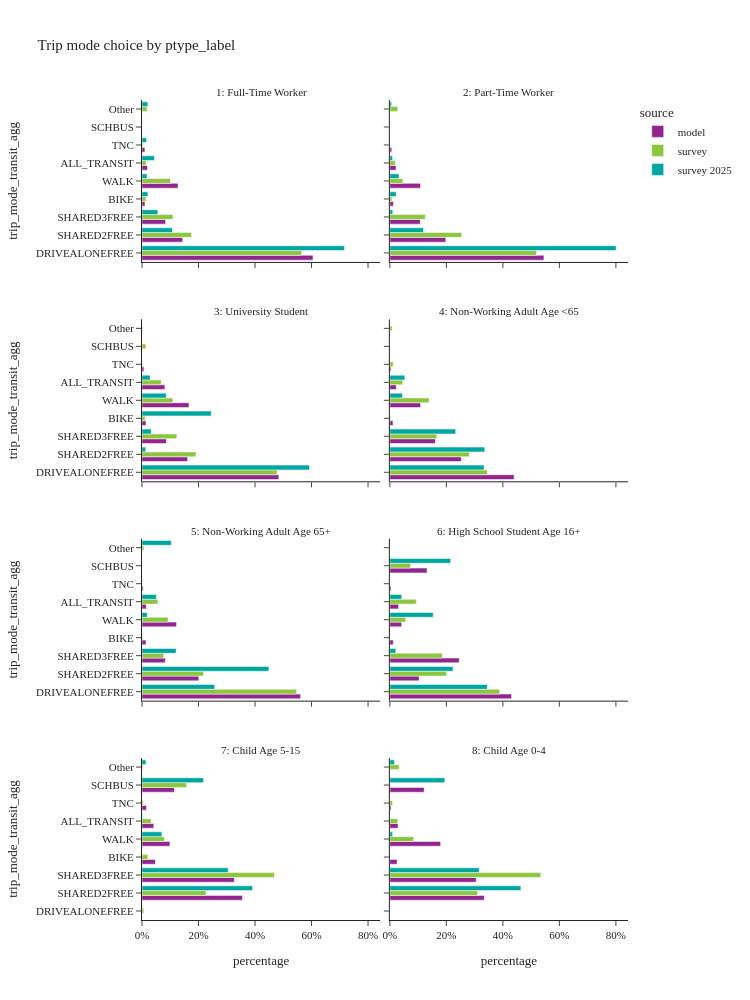
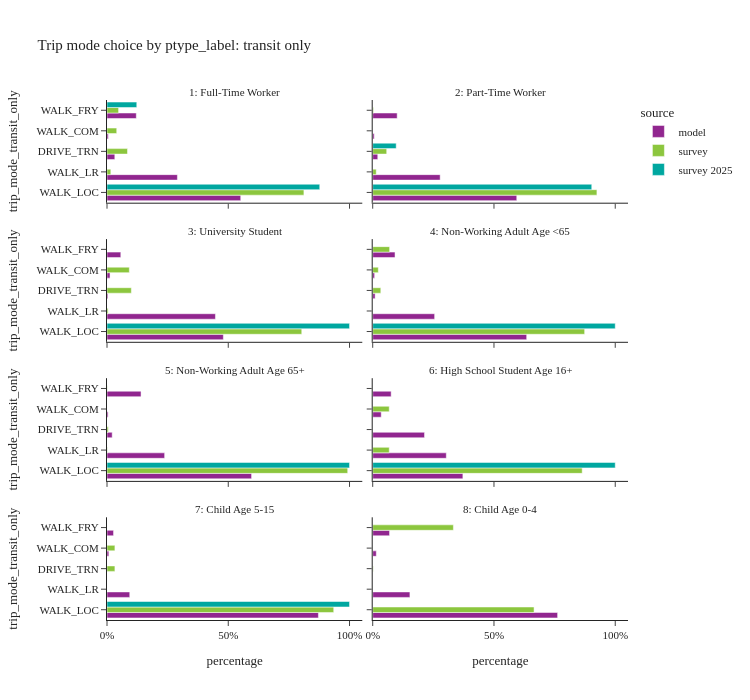

Source (notebook cell) for these figures, in order:
### Code cell
trip_mode_choice_seg(segment_col='ptype_label', facet_col_wrap=2, height=[1000, 700])

### Figure 1 — Plotly figure (JSON) as saved in the notebook; plotly's stock layout.template omitted (floating-point values rounded to 4 significant figures)
{"data": [{"alignmentgroup": "True", "customdata": [[3694602], [878438], [509273], [64086], [778575], [118509], [62594]], "hovertemplate": "source=model<br>ptype_label=1: Full-Time Worker<br>percentage=%{x}<br>trip_mode_transit_agg=%{y}<br>sample_size=%{customdata[0]}<extra></extra>", "legendgroup": "model", "marker": {"color": "#91268F", "pattern": {"shape": ""}}, "name": "model", "offsetgroup": "model", "orientation": "h", "showlegend": true, "textposition": "auto", "type": "bar", "x": [0.6051, 0.1439, 0.0834, 0.0105, 0.1275, 0.01941, 0.01025], "xaxis": "x7", "y": ["DRIVEALONEFREE", "SHARED2FREE", "SHARED3FREE", "BIKE", "WALK", "ALL_TRANSIT", "TNC"], "yaxis": "y7"}, {"alignmentgroup": "True", "customdata": [[703387], [255166], [138689], [15969], [139959], [28025], [8721]], "hovertemplate": "source=model<br>ptype_label=2: Part-Time Worker<br>percentage=%{x}<br>trip_mode_transit_agg=%{y}<br>sample_size=%{customdata[0]}<extra></extra>", "legendgroup": "model", "marker": {"color": "#91268F", "pattern": {"shape": ""}}, "name": "model", "offsetgroup": "model", "orientation": "h", "showlegend": false, "textposition": "auto", "type": "bar", "x": [0.5453, 0.1978, 0.1075, 0.01238, 0.1085, 0.02173, 0.006761], "xaxis": "x8", "y": ["DRIVEALONEFREE", "SHARED2FREE", "SHARED3FREE", "BIKE", "WALK", "ALL_TRANSIT", "TNC"], "yaxis": "y8"}, {"alignmentgroup": "True", "customdata": [[260297], [86678], [46393], [7568], [89369], [43574], [3676]], "hovertemplate": "source=model<br>ptype_label=3: University Student<br>percentage=%{x}<br>trip_mode_transit_agg=%{y}<br>sample_size=%{customdata[0]}<extra></extra>", "legendgroup": "model", "marker": {"color": "#91268F", "pattern": {"shape": ""}}, "name": "model", "offsetgroup": "model", "orientation": "h", "showlegend": false, "textposition": "auto", "type": "bar", "x": [0.4842, 0.1612, 0.0863, 0.01408, 0.1663, 0.08106, 0.006838], "xaxis": "x5", "y": ["DRIVEALONEFREE", "SHARED2FREE", "SHARED3FREE", "BIKE", "WALK", "ALL_TRANSIT", "TNC"], "yaxis": "y5"}, {"alignmentgroup": "True", "customdata": [[817753], [469976], [299427], [20639], [202224], [42280], [7305]], "hovertemplate": "source=model<br>ptype_label=4: Non-Working Adult Age <65<br>percentage=%{x}<br>trip_mode_transit_agg=%{y}<br>sample_size=%{customdata[0]}<extra></extra>", "legendgroup": "model", "marker": {"color": "#91268F", "pattern": {"shape": ""}}, "name": "model", "offsetgroup": "model", "orientation": "h", "showlegend": false, "textposition": "auto", "type": "bar", "x": [0.4397, 0.2527, 0.161, 0.0111, 0.1087, 0.02274, 0.003928], "xaxis": "x6", "y": ["DRIVEALONEFREE", "SHARED2FREE", "SHARED3FREE", "BIKE", "WALK", "ALL_TRANSIT", "TNC"], "yaxis": "y6"}, {"alignmentgroup": "True", "customdata": [[839619], [300682], [123466], [20995], [182590], [22352], [5971]], "hovertemplate": "source=model<br>ptype_label=5: Non-Working Adult Age 65+<br>percentage=%{x}<br>trip_mode_transit_agg=%{y}<br>sample_size=%{customdata[0]}<extra></extra>", "legendgroup": "model", "marker": {"color": "#91268F", "pattern": {"shape": ""}}, "name": "model", "offsetgroup": "model", "orientation": "h", "showlegend": false, "textposition": "auto", "type": "bar", "x": [0.5614, 0.201, 0.08255, 0.01404, 0.1221, 0.01494, 0.003992], "xaxis": "x3", "y": ["DRIVEALONEFREE", "SHARED2FREE", "SHARED3FREE", "BIKE", "WALK", "ALL_TRANSIT", "TNC"], "yaxis": "y3"}, {"alignmentgroup": "True", "customdata": [[161361], [38811], [92016], [4566], [15641], [11571], [49311], [1580]], "hovertemplate": "source=model<br>ptype_label=6: High School Student Age 16+<br>percentage=%{x}<br>trip_mode_transit_agg=%{y}<br>sample_size=%{customdata[0]}<extra></extra>", "legendgroup": "model", "marker": {"color": "#91268F", "pattern": {"shape": ""}}, "name": "model", "offsetgroup": "model", "orientation": "h", "showlegend": false, "textposition": "auto", "type": "bar", "x": [0.4305, 0.1035, 0.2455, 0.01218, 0.04173, 0.03087, 0.1315, 0.004215], "xaxis": "x4", "y": ["DRIVEALONEFREE", "SHARED2FREE", "SHARED3FREE", "BIKE", "WALK", "ALL_TRANSIT", "SCHBUS", "TNC"], "yaxis": "y4"}, {"alignmentgroup": "True", "customdata": [[552173], [507479], [73445], [153445], [64857], [177883], [24490]], "hovertemplate": "source=model<br>ptype_label=7: Child Age 5-15<br>percentage=%{x}<br>trip_mode_transit_agg=%{y}<br>sample_size=%{customdata[0]}<extra></extra>", "legendgroup": "model", "marker": {"color": "#91268F", "pattern": {"shape": ""}}, "name": "model", "offsetgroup": "model", "orientation": "h", "showlegend": false, "textposition": "auto", "type": "bar", "x": [0.3554, 0.3266, 0.04727, 0.09876, 0.04174, 0.1145, 0.01576], "xaxis": "x", "y": ["SHARED2FREE", "SHARED3FREE", "BIKE", "WALK", "ALL_TRANSIT", "SCHBUS", "TNC"], "yaxis": "y"}, {"alignmentgroup": "True", "customdata": [[194133], [177330], [14735], [104257], [16939], [70523], [2587]], "hovertemplate": "source=model<br>ptype_label=8: Child Age 0-4<br>percentage=%{x}<br>trip_mode_transit_agg=%{y}<br>sample_size=%{customdata[0]}<extra></extra>", "legendgroup": "model", "marker": {"color": "#91268F", "pattern": {"shape": ""}}, "name": "model", "offsetgroup": "model", "orientation": "h", "showlegend": false, "textposition": "auto", "type": "bar", "x": [0.3344, 0.3055, 0.02538, 0.1796, 0.02918, 0.1215, 0.004456], "xaxis": "x2", "y": ["SHARED2FREE", "SHARED3FREE", "BIKE", "WALK", "ALL_TRANSIT", "SCHBUS", "TNC"], "yaxis": "y2"}, {"alignmentgroup": "True", "customdata": [[4458], [1320], [682], [378], [2090], [548], [57], [182]], "hovertemplate": "source=survey<br>ptype_label=1: Full-Time Worker<br>percentage=%{x}<br>trip_mode_transit_agg=%{y}<br>sample_size=%{customdata[0]}<extra></extra>", "legendgroup": "survey", "marker": {"color": "#8CC63E", "pattern": {"shape": ""}}, "name": "survey", "offsetgroup": "survey", "orientation": "h", "showlegend": true, "textposition": "auto", "type": "bar", "x": [0.5648, 0.1752, 0.1095, 0.01375, 0.1009, 0.01419, 0.003708, 0.01788], "xaxis": "x7", "y": ["DRIVEALONEFREE", "SHARED2FREE", "SHARED3FREE", "BIKE", "WALK", "ALL_TRANSIT", "TNC", "Other"], "yaxis": "y7"}, {"alignmentgroup": "True", "customdata": [[1456], [575], [273], [68], [507], [142], [14], [45]], "hovertemplate": "source=survey<br>ptype_label=2: Part-Time Worker<br>percentage=%{x}<br>trip_mode_transit_agg=%{y}<br>sample_size=%{customdata[0]}<extra></extra>", "legendgroup": "survey", "marker": {"color": "#8CC63E", "pattern": {"shape": ""}}, "name": "survey", "offsetgroup": "survey", "orientation": "h", "showlegend": false, "textposition": "auto", "type": "bar", "x": [0.5189, 0.254, 0.1255, 0.007328, 0.04621, 0.01905, 0.001034, 0.02789], "xaxis": "x8", "y": ["DRIVEALONEFREE", "SHARED2FREE", "SHARED3FREE", "BIKE", "WALK", "ALL_TRANSIT", "TNC", "Other"], "yaxis": "y8"}, {"alignmentgroup": "True", "customdata": [[319], [155], [69], [29], [286], [113], [12], [4], [12]], "hovertemplate": "source=survey<br>ptype_label=3: University Student<br>percentage=%{x}<br>trip_mode_transit_agg=%{y}<br>sample_size=%{customdata[0]}<extra></extra>", "legendgroup": "survey", "marker": {"color": "#8CC63E", "pattern": {"shape": ""}}, "name": "survey", "offsetgroup": "survey", "orientation": "h", "showlegend": false, "textposition": "auto", "type": "bar", "x": [0.4782, 0.191, 0.1234, 0.01133, 0.1092, 0.06805, 0.014, 0.002215, 0.002594], "xaxis": "x5", "y": ["DRIVEALONEFREE", "SHARED2FREE", "SHARED3FREE", "BIKE", "WALK", "ALL_TRANSIT", "SCHBUS", "TNC", "Other"], "yaxis": "y5"}, {"alignmentgroup": "True", "customdata": [[998], [589], [378], [44], [542], [116], [1], [15], [77]], "hovertemplate": "source=survey<br>ptype_label=4: Non-Working Adult Age <65<br>percentage=%{x}<br>trip_mode_transit_agg=%{y}<br>sample_size=%{customdata[0]}<extra></extra>", "legendgroup": "survey", "marker": {"color": "#8CC63E", "pattern": {"shape": ""}}, "name": "survey", "offsetgroup": "survey", "orientation": "h", "showlegend": false, "textposition": "auto", "type": "bar", "x": [0.3449, 0.2814, 0.1662, 0.002784, 0.1393, 0.04594, 9.345e-05, 0.01163, 0.007809], "xaxis": "x6", "y": ["DRIVEALONEFREE", "SHARED2FREE", "SHARED3FREE", "BIKE", "WALK", "ALL_TRANSIT", "SCHBUS", "TNC", "Other"], "yaxis": "y6"}, {"alignmentgroup": "True", "customdata": [[1343], [863], [173], [23], [409], [106], [7], [53]], "hovertemplate": "source=survey<br>ptype_label=5: Non-Working Adult Age 65+<br>percentage=%{x}<br>trip_mode_transit_agg=%{y}<br>sample_size=%{customdata[0]}<extra></extra>", "legendgroup": "survey", "marker": {"color": "#8CC63E", "pattern": {"shape": ""}}, "name": "survey", "offsetgroup": "survey", "orientation": "h", "showlegend": false, "textposition": "auto", "type": "bar", "x": [0.5474, 0.2176, 0.07667, 0.002394, 0.0925, 0.05618, 0.0008227, 0.006496], "xaxis": "x3", "y": ["DRIVEALONEFREE", "SHARED2FREE", "SHARED3FREE", "BIKE", "WALK", "ALL_TRANSIT", "TNC", "Other"], "yaxis": "y3"}, {"alignmentgroup": "True", "customdata": [[56], [39], [56], [2], [21], [16], [10], [2]], "hovertemplate": "source=survey<br>ptype_label=6: High School Student Age 16+<br>percentage=%{x}<br>trip_mode_transit_agg=%{y}<br>sample_size=%{customdata[0]}<extra></extra>", "legendgroup": "survey", "marker": {"color": "#8CC63E", "pattern": {"shape": ""}}, "name": "survey", "offsetgroup": "survey", "orientation": "h", "showlegend": false, "textposition": "auto", "type": "bar", "x": [0.3884, 0.2003, 0.1855, 0.001334, 0.05599, 0.09375, 0.07347, 0.001334], "xaxis": "x4", "y": ["DRIVEALONEFREE", "SHARED2FREE", "SHARED3FREE", "BIKE", "WALK", "ALL_TRANSIT", "SCHBUS", "Other"], "yaxis": "y4"}, {"alignmentgroup": "True", "customdata": [[6], [419], [786], [40], [209], [35], [262], [4], [10]], "hovertemplate": "source=survey<br>ptype_label=7: Child Age 5-15<br>percentage=%{x}<br>trip_mode_transit_agg=%{y}<br>sample_size=%{customdata[0]}<extra></extra>", "legendgroup": "survey", "marker": {"color": "#8CC63E", "pattern": {"shape": ""}}, "name": "survey", "offsetgroup": "survey", "orientation": "h", "showlegend": false, "textposition": "auto", "type": "bar", "x": [0.006482, 0.2268, 0.4687, 0.02085, 0.07912, 0.03196, 0.1584, 0.004431, 0.003172], "xaxis": "x", "y": ["DRIVEALONEFREE", "SHARED2FREE", "SHARED3FREE", "BIKE", "WALK", "ALL_TRANSIT", "SCHBUS", "TNC", "Other"], "yaxis": "y"}, {"alignmentgroup": "True", "customdata": [[206], [417], [8], [123], [4], [3], [2], [6]], "hovertemplate": "source=survey<br>ptype_label=8: Child Age 0-4<br>percentage=%{x}<br>trip_mode_transit_agg=%{y}<br>sample_size=%{customdata[0]}<extra></extra>", "legendgroup": "survey", "marker": {"color": "#8CC63E", "pattern": {"shape": ""}}, "name": "survey", "offsetgroup": "survey", "orientation": "h", "showlegend": false, "textposition": "auto", "type": "bar", "x": [0.3101, 0.534, 0.00054, 0.08389, 0.02781, 0.0017, 0.009249, 0.0327], "xaxis": "x2", "y": ["SHARED2FREE", "SHARED3FREE", "BIKE", "WALK", "ALL_TRANSIT", "SCHBUS", "TNC", "Other"], "yaxis": "y2"}, {"alignmentgroup": "True", "customdata": [[803], [104], [37], [20], [52], [73], [5], [49]], "hovertemplate": "source=survey 2025<br>ptype_label=1: Full-Time Worker<br>percentage=%{x}<br>trip_mode_transit_agg=%{y}<br>sample_size=%{customdata[0]}<extra></extra>", "legendgroup": "survey 2025", "marker": {"color": "#00A7A0", "pattern": {"shape": ""}}, "name": "survey 2025", "offsetgroup": "survey 2025", "orientation": "h", "showlegend": true, "textposition": "auto", "type": "bar", "x": [0.717, 0.1079, 0.05599, 0.02084, 0.01747, 0.04412, 0.01599, 0.02064], "xaxis": "x7", "y": ["DRIVEALONEFREE", "SHARED2FREE", "SHARED3FREE", "BIKE", "WALK", "ALL_TRANSIT", "TNC", "Other"], "yaxis": "y7"}, {"alignmentgroup": "True", "customdata": [[136], [33], [5], [2], [14], [9], [2]], "hovertemplate": "source=survey 2025<br>ptype_label=2: Part-Time Worker<br>percentage=%{x}<br>trip_mode_transit_agg=%{y}<br>sample_size=%{customdata[0]}<extra></extra>", "legendgroup": "survey 2025", "marker": {"color": "#00A7A0", "pattern": {"shape": ""}}, "name": "survey 2025", "offsetgroup": "survey 2025", "orientation": "h", "showlegend": false, "textposition": "auto", "type": "bar", "x": [0.8007, 0.1189, 0.01037, 0.02231, 0.03208, 0.009437, 0.006174], "xaxis": "x8", "y": ["DRIVEALONEFREE", "SHARED2FREE", "SHARED3FREE", "BIKE", "WALK", "ALL_TRANSIT", "Other"], "yaxis": "y8"}, {"alignmentgroup": "True", "customdata": [[43], [4], [2], [11], [13], [6], [1]], "hovertemplate": "source=survey 2025<br>ptype_label=3: University Student<br>percentage=%{x}<br>trip_mode_transit_agg=%{y}<br>sample_size=%{customdata[0]}<extra></extra>", "legendgroup": "survey 2025", "marker": {"color": "#00A7A0", "pattern": {"shape": ""}}, "name": "survey 2025", "offsetgroup": "survey 2025", "orientation": "h", "showlegend": false, "textposition": "auto", "type": "bar", "x": [0.5928, 0.01317, 0.03292, 0.2453, 0.08641, 0.02918, 0.0002583], "xaxis": "x5", "y": ["DRIVEALONEFREE", "SHARED2FREE", "SHARED3FREE", "BIKE", "WALK", "ALL_TRANSIT", "Other"], "yaxis": "y5"}, {"alignmentgroup": "True", "customdata": [[43], [34], [21], [3], [6]], "hovertemplate": "source=survey 2025<br>ptype_label=4: Non-Working Adult Age <65<br>percentage=%{x}<br>trip_mode_transit_agg=%{y}<br>sample_size=%{customdata[0]}<extra></extra>", "legendgroup": "survey 2025", "marker": {"color": "#00A7A0", "pattern": {"shape": ""}}, "name": "survey 2025", "offsetgroup": "survey 2025", "orientation": "h", "showlegend": false, "textposition": "auto", "type": "bar", "x": [0.3332, 0.3358, 0.2331, 0.04468, 0.05324], "xaxis": "x6", "y": ["DRIVEALONEFREE", "SHARED2FREE", "SHARED3FREE", "WALK", "ALL_TRANSIT"], "yaxis": "y6"}, {"alignmentgroup": "True", "customdata": [[151], [67], [15], [7], [5], [4]], "hovertemplate": "source=survey 2025<br>ptype_label=5: Non-Working Adult Age 65+<br>percentage=%{x}<br>trip_mode_transit_agg=%{y}<br>sample_size=%{customdata[0]}<extra></extra>", "legendgroup": "survey 2025", "marker": {"color": "#00A7A0", "pattern": {"shape": ""}}, "name": "survey 2025", "offsetgroup": "survey 2025", "orientation": "h", "showlegend": false, "textposition": "auto", "type": "bar", "x": [0.2573, 0.4488, 0.1209, 0.01846, 0.05084, 0.1037], "xaxis": "x3", "y": ["DRIVEALONEFREE", "SHARED2FREE", "SHARED3FREE", "WALK", "ALL_TRANSIT", "Other"], "yaxis": "y3"}, {"alignmentgroup": "True", "customdata": [[16], [14], [15], [6], [4], [19]], "hovertemplate": "source=survey 2025<br>ptype_label=6: High School Student Age 16+<br>percentage=%{x}<br>trip_mode_transit_agg=%{y}<br>sample_size=%{customdata[0]}<extra></extra>", "legendgroup": "survey 2025", "marker": {"color": "#00A7A0", "pattern": {"shape": ""}}, "name": "survey 2025", "offsetgroup": "survey 2025", "orientation": "h", "showlegend": false, "textposition": "auto", "type": "bar", "x": [0.3449, 0.2234, 0.02099, 0.1535, 0.04194, 0.2152], "xaxis": "x4", "y": ["DRIVEALONEFREE", "SHARED2FREE", "SHARED3FREE", "WALK", "ALL_TRANSIT", "SCHBUS"], "yaxis": "y4"}, {"alignmentgroup": "True", "customdata": [[1], [76], [75], [17], [4], [117], [4]], "hovertemplate": "source=survey 2025<br>ptype_label=7: Child Age 5-15<br>percentage=%{x}<br>trip_mode_transit_agg=%{y}<br>sample_size=%{customdata[0]}<extra></extra>", "legendgroup": "survey 2025", "marker": {"color": "#00A7A0", "pattern": {"shape": ""}}, "name": "survey 2025", "offsetgroup": "survey 2025", "orientation": "h", "showlegend": false, "textposition": "auto", "type": "bar", "x": [0.0007069, 0.391, 0.3047, 0.07045, 0.001368, 0.2178, 0.01395], "xaxis": "x", "y": ["DRIVEALONEFREE", "SHARED2FREE", "SHARED3FREE", "WALK", "ALL_TRANSIT", "SCHBUS", "Other"], "yaxis": "y"}, {"alignmentgroup": "True", "customdata": [[33], [21], [3], [2], [1]], "hovertemplate": "source=survey 2025<br>ptype_label=8: Child Age 0-4<br>percentage=%{x}<br>trip_mode_transit_agg=%{y}<br>sample_size=%{customdata[0]}<extra></extra>", "legendgroup": "survey 2025", "marker": {"color": "#00A7A0", "pattern": {"shape": ""}}, "name": "survey 2025", "offsetgroup": "survey 2025", "orientation": "h", "showlegend": false, "textposition": "auto", "type": "bar", "x": [0.4637, 0.3162, 0.009749, 0.1945, 0.01583], "xaxis": "x2", "y": ["SHARED2FREE", "SHARED3FREE", "WALK", "SCHBUS", "Other"], "yaxis": "y2"}], "layout": {"annotations": [{"font": {}, "showarrow": false, "text": "7: Child Age 5-15", "x": 0.245, "xanchor": "center", "xref": "paper", "y": 0.1975, "yanchor": "bottom", "yref": "paper"}, {"font": {}, "showarrow": false, "text": "8: Child Age 0-4", "x": 0.755, "xanchor": "center", "xref": "paper", "y": 0.1975, "yanchor": "bottom", "yref": "paper"}, {"font": {}, "showarrow": false, "text": "5: Non-Working Adult Age 65+", "x": 0.245, "xanchor": "center", "xref": "paper", "y": 0.465, "yanchor": "bottom", "yref": "paper"}, {"font": {}, "showarrow": false, "text": "6: High School Student Age 16+", "x": 0.755, "xanchor": "center", "xref": "paper", "y": 0.465, "yanchor": "bottom", "yref": "paper"}, {"font": {}, "showarrow": false, "text": "3: University Student", "x": 0.245, "xanchor": "center", "xref": "paper", "y": 0.7325, "yanchor": "bottom", "yref": "paper"}, {"font": {}, "showarrow": false, "text": "4: Non-Working Adult Age <65", "x": 0.755, "xanchor": "center", "xref": "paper", "y": 0.7325, "yanchor": "bottom", "yref": "paper"}, {"font": {}, "showarrow": false, "text": "1: Full-Time Worker", "x": 0.245, "xanchor": "center", "xref": "paper", "y": 1.0, "yanchor": "bottom", "yref": "paper"}, {"font": {}, "showarrow": false, "text": "2: Part-Time Worker", "x": 0.755, "xanchor": "center", "xref": "paper", "y": 1.0, "yanchor": "bottom", "yref": "paper"}], "barmode": "group", "height": 1000, "legend": {"title": {"text": "source"}, "tracegroupgap": 0}, "title": {"text": "Trip mode choice by ptype_label"}, "width": 750, "xaxis": {"anchor": "y", "domain": [0.0, 0.49], "tickformat": ".0%", "title": {"text": "percentage"}}, "xaxis2": {"anchor": "y2", "domain": [0.51, 1.0], "matches": "x", "tickformat": ".0%", "title": {"text": "percentage"}}, "xaxis3": {"anchor": "y3", "domain": [0.0, 0.49], "matches": "x", "showticklabels": false}, "xaxis4": {"anchor": "y4", "domain": [0.51, 1.0], "matches": "x", "showticklabels": false}, "xaxis5": {"anchor": "y5", "domain": [0.0, 0.49], "matches": "x", "showticklabels": false}, "xaxis6": {"anchor": "y6", "domain": [0.51, 1.0], "matches": "x", "showticklabels": false}, "xaxis7": {"anchor": "y7", "domain": [0.0, 0.49], "matches": "x", "showticklabels": false}, "xaxis8": {"anchor": "y8", "domain": [0.51, 1.0], "matches": "x", "showticklabels": false}, "yaxis": {"anchor": "x", "domain": [0.0, 0.1975], "title": {"text": "trip_mode_transit_agg"}}, "yaxis2": {"anchor": "x2", "domain": [0.0, 0.1975], "matches": "y", "showticklabels": false}, "yaxis3": {"anchor": "x3", "domain": [0.2675, 0.465], "matches": "y", "title": {"text": "trip_mode_transit_agg"}}, "yaxis4": {"anchor": "x4", "domain": [0.2675, 0.465], "matches": "y", "showticklabels": false}, "yaxis5": {"anchor": "x5", "domain": [0.535, 0.7325], "matches": "y", "title": {"text": "trip_mode_transit_agg"}}, "yaxis6": {"anchor": "x6", "domain": [0.535, 0.7325], "matches": "y", "showticklabels": false}, "yaxis7": {"anchor": "x7", "domain": [0.8025, 1.0], "matches": "y", "title": {"text": "trip_mode_transit_agg"}}, "yaxis8": {"anchor": "x8", "domain": [0.8025, 1.0], "matches": "y", "showticklabels": false}}}

### Figure 2 — Plotly figure (JSON) as saved in the notebook; plotly's stock layout.template omitted (floating-point values rounded to 4 significant figures)
{"data": [{"alignmentgroup": "True", "customdata": [[65347], [34403], [3816], [624], [14319]], "hovertemplate": "source=model<br>ptype_label=1: Full-Time Worker<br>percentage=%{x}<br>trip_mode_transit_only=%{y}<br>sample_size=%{customdata[0]}<extra></extra>", "legendgroup": "model", "marker": {"color": "#91268F", "pattern": {"shape": ""}}, "name": "model", "offsetgroup": "model", "orientation": "h", "showlegend": true, "textposition": "auto", "type": "bar", "x": [0.5514, 0.2903, 0.0322, 0.005265, 0.1208], "xaxis": "x7", "y": ["WALK_LOC", "WALK_LR", "DRIVE_TRN", "WALK_COM", "WALK_FRY"], "yaxis": "y7"}, {"alignmentgroup": "True", "customdata": [[16646], [7794], [585], [173], [2827]], "hovertemplate": "source=model<br>ptype_label=2: Part-Time Worker<br>percentage=%{x}<br>trip_mode_transit_only=%{y}<br>sample_size=%{customdata[0]}<extra></extra>", "legendgroup": "model", "marker": {"color": "#91268F", "pattern": {"shape": ""}}, "name": "model", "offsetgroup": "model", "orientation": "h", "showlegend": false, "textposition": "auto", "type": "bar", "x": [0.594, 0.2781, 0.02087, 0.006173, 0.1009], "xaxis": "x8", "y": ["WALK_LOC", "WALK_LR", "DRIVE_TRN", "WALK_COM", "WALK_FRY"], "yaxis": "y8"}, {"alignmentgroup": "True", "customdata": [[20905], [19481], [164], [545], [2479]], "hovertemplate": "source=model<br>ptype_label=3: University Student<br>percentage=%{x}<br>trip_mode_transit_only=%{y}<br>sample_size=%{customdata[0]}<extra></extra>", "legendgroup": "model", "marker": {"color": "#91268F", "pattern": {"shape": ""}}, "name": "model", "offsetgroup": "model", "orientation": "h", "showlegend": false, "textposition": "auto", "type": "bar", "x": [0.4798, 0.4471, 0.003764, 0.01251, 0.05689], "xaxis": "x5", "y": ["WALK_LOC", "WALK_LR", "DRIVE_TRN", "WALK_COM", "WALK_FRY"], "yaxis": "y5"}, {"alignmentgroup": "True", "customdata": [[26842], [10797], [420], [332], [3889]], "hovertemplate": "source=model<br>ptype_label=4: Non-Working Adult Age <65<br>percentage=%{x}<br>trip_mode_transit_only=%{y}<br>sample_size=%{customdata[0]}<extra></extra>", "legendgroup": "model", "marker": {"color": "#91268F", "pattern": {"shape": ""}}, "name": "model", "offsetgroup": "model", "orientation": "h", "showlegend": false, "textposition": "auto", "type": "bar", "x": [0.6349, 0.2554, 0.009934, 0.007852, 0.09198], "xaxis": "x6", "y": ["WALK_LOC", "WALK_LR", "DRIVE_TRN", "WALK_COM", "WALK_FRY"], "yaxis": "y6"}, {"alignmentgroup": "True", "customdata": [[13325], [5312], [477], [101], [3137]], "hovertemplate": "source=model<br>ptype_label=5: Non-Working Adult Age 65+<br>percentage=%{x}<br>trip_mode_transit_only=%{y}<br>sample_size=%{customdata[0]}<extra></extra>", "legendgroup": "model", "marker": {"color": "#91268F", "pattern": {"shape": ""}}, "name": "model", "offsetgroup": "model", "orientation": "h", "showlegend": false, "textposition": "auto", "type": "bar", "x": [0.5961, 0.2377, 0.02134, 0.004519, 0.1403], "xaxis": "x3", "y": ["WALK_LOC", "WALK_LR", "DRIVE_TRN", "WALK_COM", "WALK_FRY"], "yaxis": "y3"}, {"alignmentgroup": "True", "customdata": [[4302], [3511], [2472], [406], [880]], "hovertemplate": "source=model<br>ptype_label=6: High School Student Age 16+<br>percentage=%{x}<br>trip_mode_transit_only=%{y}<br>sample_size=%{customdata[0]}<extra></extra>", "legendgroup": "model", "marker": {"color": "#91268F", "pattern": {"shape": ""}}, "name": "model", "offsetgroup": "model", "orientation": "h", "showlegend": false, "textposition": "auto", "type": "bar", "x": [0.3718, 0.3034, 0.2136, 0.03509, 0.07605], "xaxis": "x4", "y": ["WALK_LOC", "WALK_LR", "DRIVE_TRN", "WALK_COM", "WALK_FRY"], "yaxis": "y4"}, {"alignmentgroup": "True", "customdata": [[56532], [6083], [493], [1749]], "hovertemplate": "source=model<br>ptype_label=7: Child Age 5-15<br>percentage=%{x}<br>trip_mode_transit_only=%{y}<br>sample_size=%{customdata[0]}<extra></extra>", "legendgroup": "model", "marker": {"color": "#91268F", "pattern": {"shape": ""}}, "name": "model", "offsetgroup": "model", "orientation": "h", "showlegend": false, "textposition": "auto", "type": "bar", "x": [0.8716, 0.09379, 0.007601, 0.02697], "xaxis": "x", "y": ["WALK_LOC", "WALK_LR", "WALK_COM", "WALK_FRY"], "yaxis": "y"}, {"alignmentgroup": "True", "customdata": [[12914], [2599], [250], [1176]], "hovertemplate": "source=model<br>ptype_label=8: Child Age 0-4<br>percentage=%{x}<br>trip_mode_transit_only=%{y}<br>sample_size=%{customdata[0]}<extra></extra>", "legendgroup": "model", "marker": {"color": "#91268F", "pattern": {"shape": ""}}, "name": "model", "offsetgroup": "model", "orientation": "h", "showlegend": false, "textposition": "auto", "type": "bar", "x": [0.7624, 0.1534, 0.01476, 0.06943], "xaxis": "x2", "y": ["WALK_LOC", "WALK_LR", "WALK_COM", "WALK_FRY"], "yaxis": "y2"}, {"alignmentgroup": "True", "customdata": [[484], [27], [20], [6], [11]], "hovertemplate": "source=survey<br>ptype_label=1: Full-Time Worker<br>percentage=%{x}<br>trip_mode_transit_only=%{y}<br>sample_size=%{customdata[0]}<extra></extra>", "legendgroup": "survey", "marker": {"color": "#8CC63E", "pattern": {"shape": ""}}, "name": "survey", "offsetgroup": "survey", "orientation": "h", "showlegend": true, "textposition": "auto", "type": "bar", "x": [0.8119, 0.01569, 0.08456, 0.04008, 0.04773], "xaxis": "x7", "y": ["WALK_LOC", "WALK_LR", "DRIVE_TRN", "WALK_COM", "WALK_FRY"], "yaxis": "y7"}, {"alignmentgroup": "True", "customdata": [[127], [5], [8], [1], [1]], "hovertemplate": "source=survey<br>ptype_label=2: Part-Time Worker<br>percentage=%{x}<br>trip_mode_transit_only=%{y}<br>sample_size=%{customdata[0]}<extra></extra>", "legendgroup": "survey", "marker": {"color": "#8CC63E", "pattern": {"shape": ""}}, "name": "survey", "offsetgroup": "survey", "orientation": "h", "showlegend": false, "textposition": "auto", "type": "bar", "x": [0.9244, 0.01453, 0.05767, 0.0, 0.003355], "xaxis": "x8", "y": ["WALK_LOC", "WALK_LR", "DRIVE_TRN", "WALK_COM", "WALK_FRY"], "yaxis": "y8"}, {"alignmentgroup": "True", "customdata": [[100], [6], [5], [2]], "hovertemplate": "source=survey<br>ptype_label=3: University Student<br>percentage=%{x}<br>trip_mode_transit_only=%{y}<br>sample_size=%{customdata[0]}<extra></extra>", "legendgroup": "survey", "marker": {"color": "#8CC63E", "pattern": {"shape": ""}}, "name": "survey", "offsetgroup": "survey", "orientation": "h", "showlegend": false, "textposition": "auto", "type": "bar", "x": [0.803, 0.004551, 0.1004, 0.09202], "xaxis": "x5", "y": ["WALK_LOC", "WALK_LR", "DRIVE_TRN", "WALK_COM"], "yaxis": "y5"}, {"alignmentgroup": "True", "customdata": [[107], [7], [1], [1]], "hovertemplate": "source=survey<br>ptype_label=4: Non-Working Adult Age <65<br>percentage=%{x}<br>trip_mode_transit_only=%{y}<br>sample_size=%{customdata[0]}<extra></extra>", "legendgroup": "survey", "marker": {"color": "#8CC63E", "pattern": {"shape": ""}}, "name": "survey", "offsetgroup": "survey", "orientation": "h", "showlegend": false, "textposition": "auto", "type": "bar", "x": [0.8739, 0.03335, 0.02305, 0.06974], "xaxis": "x6", "y": ["WALK_LOC", "DRIVE_TRN", "WALK_COM", "WALK_FRY"], "yaxis": "y6"}, {"alignmentgroup": "True", "customdata": [[96], [3], [6], [1]], "hovertemplate": "source=survey<br>ptype_label=5: Non-Working Adult Age 65+<br>percentage=%{x}<br>trip_mode_transit_only=%{y}<br>sample_size=%{customdata[0]}<extra></extra>", "legendgroup": "survey", "marker": {"color": "#8CC63E", "pattern": {"shape": ""}}, "name": "survey", "offsetgroup": "survey", "orientation": "h", "showlegend": false, "textposition": "auto", "type": "bar", "x": [0.9925, 0.001326, 0.005245, 0.0009681], "xaxis": "x3", "y": ["WALK_LOC", "WALK_LR", "DRIVE_TRN", "WALK_FRY"], "yaxis": "y3"}, {"alignmentgroup": "True", "customdata": [[14], [1], [1]], "hovertemplate": "source=survey<br>ptype_label=6: High School Student Age 16+<br>percentage=%{x}<br>trip_mode_transit_only=%{y}<br>sample_size=%{customdata[0]}<extra></extra>", "legendgroup": "survey", "marker": {"color": "#8CC63E", "pattern": {"shape": ""}}, "name": "survey", "offsetgroup": "survey", "orientation": "h", "showlegend": false, "textposition": "auto", "type": "bar", "x": [0.8638, 0.0681, 0.0681], "xaxis": "x4", "y": ["WALK_LOC", "WALK_LR", "WALK_COM"], "yaxis": "y4"}, {"alignmentgroup": "True", "customdata": [[32], [2], [1]], "hovertemplate": "source=survey<br>ptype_label=7: Child Age 5-15<br>percentage=%{x}<br>trip_mode_transit_only=%{y}<br>sample_size=%{customdata[0]}<extra></extra>", "legendgroup": "survey", "marker": {"color": "#8CC63E", "pattern": {"shape": ""}}, "name": "survey", "offsetgroup": "survey", "orientation": "h", "showlegend": false, "textposition": "auto", "type": "bar", "x": [0.9348, 0.03258, 0.03258], "xaxis": "x", "y": ["WALK_LOC", "DRIVE_TRN", "WALK_COM"], "yaxis": "y"}, {"alignmentgroup": "True", "customdata": [[2], [1], [1]], "hovertemplate": "source=survey<br>ptype_label=8: Child Age 0-4<br>percentage=%{x}<br>trip_mode_transit_only=%{y}<br>sample_size=%{customdata[0]}<extra></extra>", "legendgroup": "survey", "marker": {"color": "#8CC63E", "pattern": {"shape": ""}}, "name": "survey", "offsetgroup": "survey", "orientation": "h", "showlegend": false, "textposition": "auto", "type": "bar", "x": [0.6653, 0.00208, 0.3326], "xaxis": "x2", "y": ["WALK_LOC", "DRIVE_TRN", "WALK_FRY"], "yaxis": "y2"}, {"alignmentgroup": "True", "customdata": [[67], [6]], "hovertemplate": "source=survey 2025<br>ptype_label=1: Full-Time Worker<br>percentage=%{x}<br>trip_mode_transit_only=%{y}<br>sample_size=%{customdata[0]}<extra></extra>", "legendgroup": "survey 2025", "marker": {"color": "#00A7A0", "pattern": {"shape": ""}}, "name": "survey 2025", "offsetgroup": "survey 2025", "orientation": "h", "showlegend": true, "textposition": "auto", "type": "bar", "x": [0.8772, 0.1228], "xaxis": "x7", "y": ["WALK_LOC", "WALK_FRY"], "yaxis": "y7"}, {"alignmentgroup": "True", "customdata": [[8], [1]], "hovertemplate": "source=survey 2025<br>ptype_label=2: Part-Time Worker<br>percentage=%{x}<br>trip_mode_transit_only=%{y}<br>sample_size=%{customdata[0]}<extra></extra>", "legendgroup": "survey 2025", "marker": {"color": "#00A7A0", "pattern": {"shape": ""}}, "name": "survey 2025", "offsetgroup": "survey 2025", "orientation": "h", "showlegend": false, "textposition": "auto", "type": "bar", "x": [0.9032, 0.09684], "xaxis": "x8", "y": ["WALK_LOC", "DRIVE_TRN"], "yaxis": "y8"}, {"alignmentgroup": "True", "customdata": [[6]], "hovertemplate": "source=survey 2025<br>ptype_label=3: University Student<br>percentage=%{x}<br>trip_mode_transit_only=%{y}<br>sample_size=%{customdata[0]}<extra></extra>", "legendgroup": "survey 2025", "marker": {"color": "#00A7A0", "pattern": {"shape": ""}}, "name": "survey 2025", "offsetgroup": "survey 2025", "orientation": "h", "showlegend": false, "textposition": "auto", "type": "bar", "x": [1.0], "xaxis": "x5", "y": ["WALK_LOC"], "yaxis": "y5"}, {"alignmentgroup": "True", "customdata": [[6]], "hovertemplate": "source=survey 2025<br>ptype_label=4: Non-Working Adult Age <65<br>percentage=%{x}<br>trip_mode_transit_only=%{y}<br>sample_size=%{customdata[0]}<extra></extra>", "legendgroup": "survey 2025", "marker": {"color": "#00A7A0", "pattern": {"shape": ""}}, "name": "survey 2025", "offsetgroup": "survey 2025", "orientation": "h", "showlegend": false, "textposition": "auto", "type": "bar", "x": [1.0], "xaxis": "x6", "y": ["WALK_LOC"], "yaxis": "y6"}, {"alignmentgroup": "True", "customdata": [[5]], "hovertemplate": "source=survey 2025<br>ptype_label=5: Non-Working Adult Age 65+<br>percentage=%{x}<br>trip_mode_transit_only=%{y}<br>sample_size=%{customdata[0]}<extra></extra>", "legendgroup": "survey 2025", "marker": {"color": "#00A7A0", "pattern": {"shape": ""}}, "name": "survey 2025", "offsetgroup": "survey 2025", "orientation": "h", "showlegend": false, "textposition": "auto", "type": "bar", "x": [1.0], "xaxis": "x3", "y": ["WALK_LOC"], "yaxis": "y3"}, {"alignmentgroup": "True", "customdata": [[4]], "hovertemplate": "source=survey 2025<br>ptype_label=6: High School Student Age 16+<br>percentage=%{x}<br>trip_mode_transit_only=%{y}<br>sample_size=%{customdata[0]}<extra></extra>", "legendgroup": "survey 2025", "marker": {"color": "#00A7A0", "pattern": {"shape": ""}}, "name": "survey 2025", "offsetgroup": "survey 2025", "orientation": "h", "showlegend": false, "textposition": "auto", "type": "bar", "x": [1.0], "xaxis": "x4", "y": ["WALK_LOC"], "yaxis": "y4"}, {"alignmentgroup": "True", "customdata": [[4]], "hovertemplate": "source=survey 2025<br>ptype_label=7: Child Age 5-15<br>percentage=%{x}<br>trip_mode_transit_only=%{y}<br>sample_size=%{customdata[0]}<extra></extra>", "legendgroup": "survey 2025", "marker": {"color": "#00A7A0", "pattern": {"shape": ""}}, "name": "survey 2025", "offsetgroup": "survey 2025", "orientation": "h", "showlegend": false, "textposition": "auto", "type": "bar", "x": [1.0], "xaxis": "x", "y": ["WALK_LOC"], "yaxis": "y"}], "layout": {"annotations": [{"font": {}, "showarrow": false, "text": "7: Child Age 5-15", "x": 0.245, "xanchor": "center", "xref": "paper", "y": 0.1975, "yanchor": "bottom", "yref": "paper"}, {"font": {}, "showarrow": false, "text": "8: Child Age 0-4", "x": 0.755, "xanchor": "center", "xref": "paper", "y": 0.1975, "yanchor": "bottom", "yref": "paper"}, {"font": {}, "showarrow": false, "text": "5: Non-Working Adult Age 65+", "x": 0.245, "xanchor": "center", "xref": "paper", "y": 0.465, "yanchor": "bottom", "yref": "paper"}, {"font": {}, "showarrow": false, "text": "6: High School Student Age 16+", "x": 0.755, "xanchor": "center", "xref": "paper", "y": 0.465, "yanchor": "bottom", "yref": "paper"}, {"font": {}, "showarrow": false, "text": "3: University Student", "x": 0.245, "xanchor": "center", "xref": "paper", "y": 0.7325, "yanchor": "bottom", "yref": "paper"}, {"font": {}, "showarrow": false, "text": "4: Non-Working Adult Age <65", "x": 0.755, "xanchor": "center", "xref": "paper", "y": 0.7325, "yanchor": "bottom", "yref": "paper"}, {"font": {}, "showarrow": false, "text": "1: Full-Time Worker", "x": 0.245, "xanchor": "center", "xref": "paper", "y": 1.0, "yanchor": "bottom", "yref": "paper"}, {"font": {}, "showarrow": false, "text": "2: Part-Time Worker", "x": 0.755, "xanchor": "center", "xref": "paper", "y": 1.0, "yanchor": "bottom", "yref": "paper"}], "barmode": "group", "height": 700, "legend": {"title": {"text": "source"}, "tracegroupgap": 0}, "title": {"text": "Trip mode choice by ptype_label: transit only"}, "width": 750, "xaxis": {"anchor": "y", "domain": [0.0, 0.49], "tickformat": ".0%", "title": {"text": "percentage"}}, "xaxis2": {"anchor": "y2", "domain": [0.51, 1.0], "matches": "x", "tickformat": ".0%", "title": {"text": "percentage"}}, "xaxis3": {"anchor": "y3", "domain": [0.0, 0.49], "matches": "x", "showticklabels": false}, "xaxis4": {"anchor": "y4", "domain": [0.51, 1.0], "matches": "x", "showticklabels": false}, "xaxis5": {"anchor": "y5", "domain": [0.0, 0.49], "matches": "x", "showticklabels": false}, "xaxis6": {"anchor": "y6", "domain": [0.51, 1.0], "matches": "x", "showticklabels": false}, "xaxis7": {"anchor": "y7", "domain": [0.0, 0.49], "matches": "x", "showticklabels": false}, "xaxis8": {"anchor": "y8", "domain": [0.51, 1.0], "matches": "x", "showticklabels": false}, "yaxis": {"anchor": "x", "domain": [0.0, 0.1975], "title": {"text": "trip_mode_transit_only"}}, "yaxis2": {"anchor": "x2", "domain": [0.0, 0.1975], "matches": "y", "showticklabels": false}, "yaxis3": {"anchor": "x3", "domain": [0.2675, 0.465], "matches": "y", "title": {"text": "trip_mode_transit_only"}}, "yaxis4": {"anchor": "x4", "domain": [0.2675, 0.465], "matches": "y", "showticklabels": false}, "yaxis5": {"anchor": "x5", "domain": [0.535, 0.7325], "matches": "y", "title": {"text": "trip_mode_transit_only"}}, "yaxis6": {"anchor": "x6", "domain": [0.535, 0.7325], "matches": "y", "showticklabels": false}, "yaxis7": {"anchor": "x7", "domain": [0.8025, 1.0], "matches": "y", "title": {"text": "trip_mode_transit_only"}}, "yaxis8": {"anchor": "x8", "domain": [0.8025, 1.0], "matches": "y", "showticklabels": false}}}
